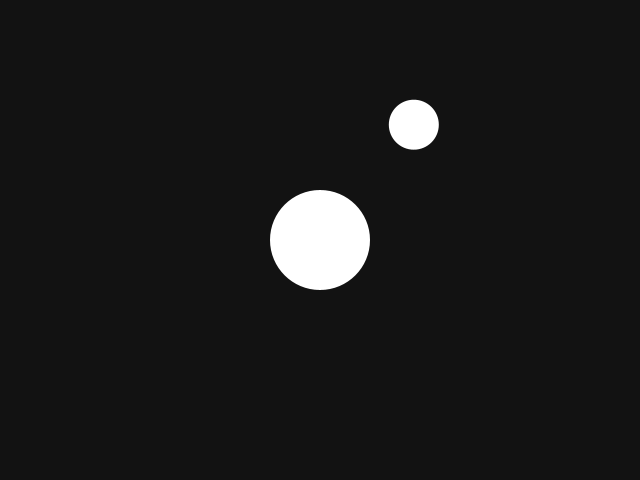
Frame 1 (no input)
Frame 60 (the mouse pressed at the canvas centre just before this capture): identical to frame 1, image omitted
Frame 120 (the mouse held since frame 60 and released just before this capture): identical to frame 1, image omitted

The Processing sketch that drew this single still picture (run headless with seeded random() and noise(); from frame 60 on, the mouse is pressed at the canvas centre):

// Processing sketch: particle_29_03_22
// ── particle_29_03_22.pde
Particle p1;
Particle p2;

void setup(){
  size(640,480);
  p1 = new Particle(width/2,height/2,100,color(255));
  p2 = new Particle(50,color(255));
}

void draw(){
  background(#121212);
  p1.display();
  p2.display();
  
  setColor();
  
}

void setColor(){
  if (p1.isInsideParticle(p2)){
    p1.col = color(255,0,0,100);
    p2.col = color(0,0,255);
  }
  else{
    p1.col = color(255);
    p2.col = color(255);
  }
}


void mouseMoved(){
  p1.moveParticle(mouseX,mouseY);
}

// ── Particle.pde
class Particle {
  float centerX;
  float centerY;
  float diameter;
  color col;
  
  Particle(float centerX,float centerY,float diameter, color col){
    this.centerX = centerX;
    this.centerY = centerY;
    this.diameter = diameter;
    this.col = col;
  }
  
  Particle(float diameter,color col){
    centerX = random(width);
    centerY = random(height);
    this.diameter = diameter;
    this.col = col;
  }
  
  Particle(){
    centerX = random(width);
    centerY = random(height);
    diameter = random(50,100);
    col = color(random(255));
  }
  
  void display(){
    noStroke();
    fill(col);
    ellipse(centerX,centerY,diameter,diameter);
  }
  
  void moveParticle(float x, float y){
    centerX = x;
    centerY = y;
  }
  
  boolean isInsideParticle(Particle p){
    float dist = dist(centerX,centerY,p.centerX,p.centerY);
    return dist < (p.diameter/2) + diameter/2;
  }
 
}
